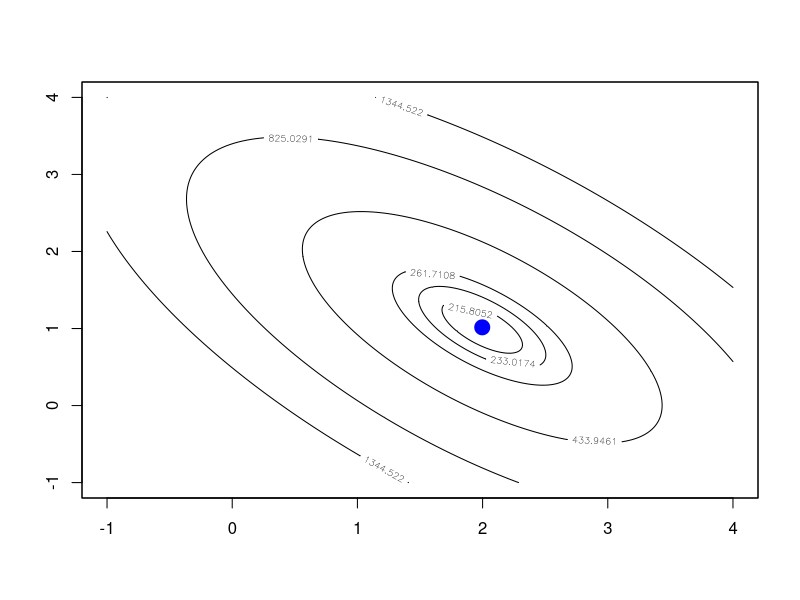
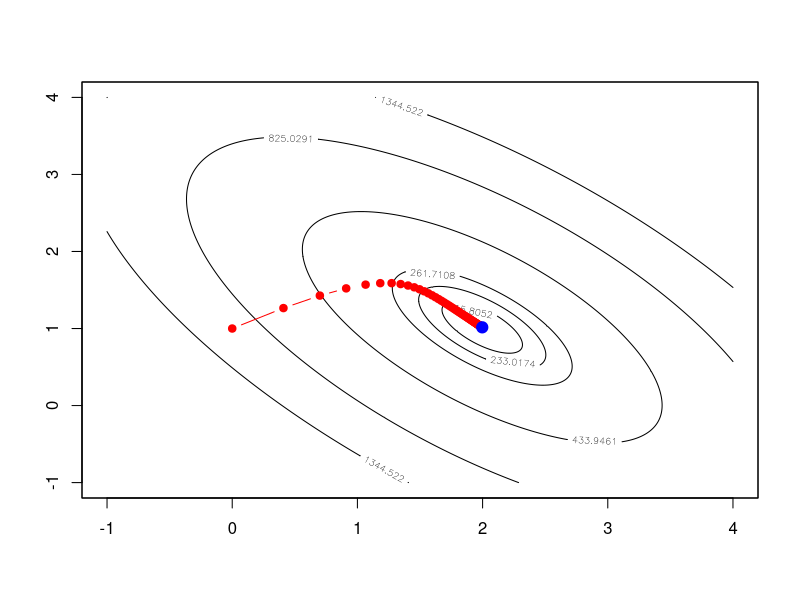
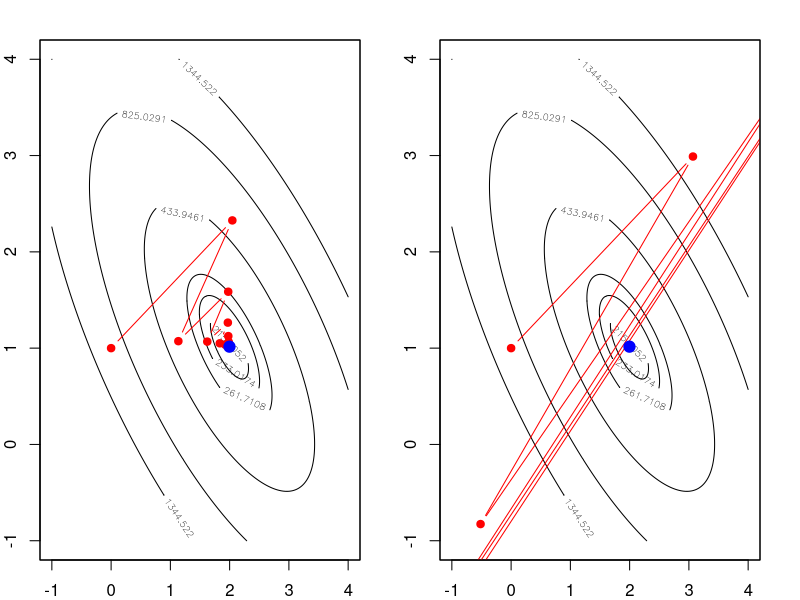

The R source for these figures, in order:
## ---- chunk 1
  options(width = 1000)
  knitr::opts_chunk$set(fig.width=9, fig.height=7, out.width = "75%", fig.align = 'center')
  knitr::opts_chunk$set(class.source = "fold-show")
  knitr::opts_chunk$set(collapse=TRUE)
## ---- chunk 2
  par(bg="transparent")
  library(MASS)
  set.seed(3)
  n = 200
  
  # create some data with linear model
  X = mvrnorm(n, c(0, 0), matrix(c(1,0.7, 0.7, 1), 2,2))
  y = rnorm(n, mean = 2*X[,1] + X[,2])
  
  beta1 <- seq(-1, 4, 0.005)
  beta2 <- seq(-1, 4, 0.005)
  allbeta <- data.matrix(expand.grid(beta1, beta2))
  rss <- matrix(apply(allbeta, 1, function(b, X, y) sum((y - X %*% b)^2), X, y), 
                length(beta1), length(beta2))
  
  # quantile levels for drawing contour
  quanlvl = c(0.01, 0.025, 0.05, 0.2, 0.5, 0.75)
  
  # plot the contour
  contour(beta1, beta2, rss, levels = quantile(rss, quanlvl))
  box()
  
  # the truth
  b = solve(t(X) %*% X) %*% t(X) %*% y
  points(b[1], b[2], pch = 19, col = "blue", cex = 2)
## ---- chunk 3
  # gradient descent function, which also record the path
  mylm_g <- function(x, y, 
                     b0 = rep(0, ncol(x)), # initial value
                     delta = 0.2, # step size
                     epsilon = 1e-6, #stopping rule
                     maxitr = 5000) # maximum iterations
  {
    if (!is.matrix(x)) stop("x must be a matrix")
    if (!is.vector(y)) stop("y must be a vector")
    if (nrow(x) != length(y)) stop("number of observations different")
    
    # initialize beta values
    allb = matrix(b0, 1, length(b0))

    # iterative update
    for (k in 1:maxitr)
    {
      # the new beta value
      b1 = b0 + t(x) %*% (y - x %*% b0) * delta / length(y)      

      # record the new beta
      allb = rbind(allb, as.vector(b1))
      
      # stopping rule
      if (max(abs(b0 - b1)) < epsilon)
        break;
      
      # reset beta0
      b0 = b1
    }

    if (k == maxitr) cat("maximum iteration reached\n")
    return(list("allb" = allb, "beta" = b1))
  }

  # fit the model 
  mybeta = mylm_g(X, y, b0 = c(0, 1))
  
  par(bg="transparent")
  contour(beta1, beta2, rss, levels = quantile(rss, quanlvl))
  points(mybeta$allb[,1], mybeta$allb[,2], type = "b", col = "red", pch = 19)
  points(b[1], b[2], pch = 19, col = "blue", cex = 1.5)
  box()
## ---- chunk 4
  par(mfrow=c(1,2))
  par(mar=c(2,2,2,2))
  par(bg="transparent")

  # fit the model with a larger step size
  mybeta = mylm_g(X, y, b0 = c(0, 1), delta = 1)

  contour(beta1, beta2, rss, levels = quantile(rss, quanlvl))
  points(mybeta$allb[,1], mybeta$allb[,2], type = "b", col = "red", pch = 19)
  points(b[1], b[2], pch = 19, col = "blue", cex = 1.5)
  box()
  
  # and even larger
  mybeta = mylm_g(X, y, b0 = c(0, 1), delta = 1.5, maxitr = 6)
  
  contour(beta1, beta2, rss, levels = quantile(rss, quanlvl))
  points(mybeta$allb[,1], mybeta$allb[,2], type = "b", col = "red", pch = 19)
  points(b[1], b[2], pch = 19, col = "blue", cex = 1.5)
  box()
## ---- chunk 5
  # generate data from a simple linear model 
  set.seed(20)
  n = 150
  X <- cbind(1, rnorm(n))
  y <- X %*% c(0.5, 1) + rnorm(n)
## ---- chunk 6
  # calculate the residual sum of squares for a grid of beta values
  rss <- function(b, trainx, trainy) mean((trainy - trainx %*% b)^2)

  # the gradient formula is already provided
  rss_g <- function(b, trainx, trainy) -2*t(trainx) %*% (trainy - trainx %*% b) / nrow(trainx)
  
  # The solution can be solved by any optimization algorithm 
  lm.optim.g <- optim(par = c(2, 2), fn = rss, gr = rss_g, method = "BFGS", trainx = X, trainy = y)
  lm.optim.g
